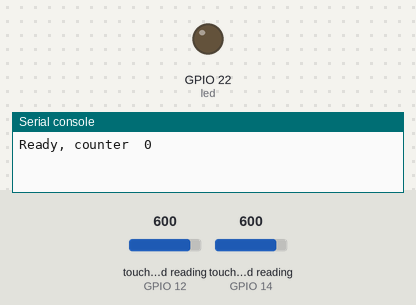
A program run on a simulated ESP32 board running MicroPython. Parts: output pins drawn as LEDs (lit = HIGH), the last lines printed to the serial console. The test bench sets the inputs (shaded band); at power-on: touch-pad reading (sensors on GPIO 14, GPIO 12) 600.

Above: at 1.2 s.
1.3 s: touch-pad reading (sensor on GPIO 14) set to 257
2.8 s: touch-pad reading (sensor on GPIO 14) set to 237
At 3.1 s:
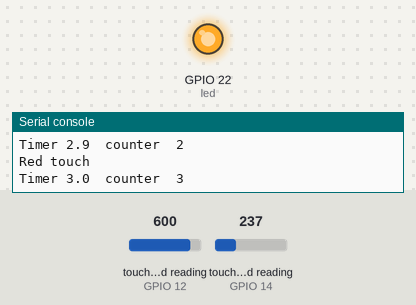
4.3 s: touch-pad reading (sensor on GPIO 12) set to 261
5.8 s: touch-pad reading (sensor on GPIO 12) set to 243
At 6.2 s:
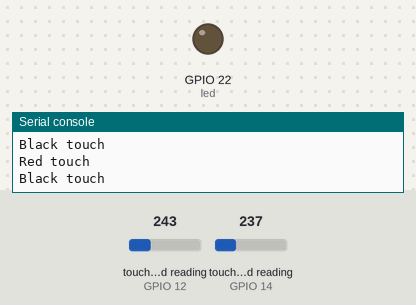
7.4 s: touch-pad reading (sensor on GPIO 12) set to 375
At 7.8 s:
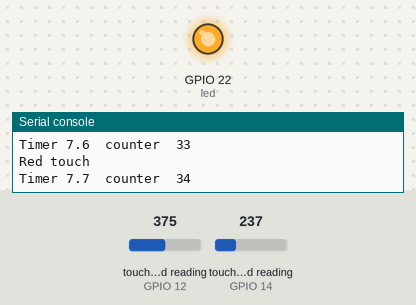
8.9 s: touch-pad reading (sensor on GPIO 12) set to 63
At 9.3 s:
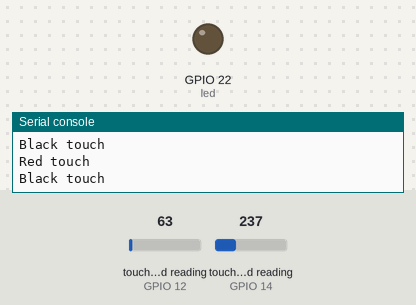
Timing chart, 0 to 11.4 s (numbered marks = the images above; inputs shaded):
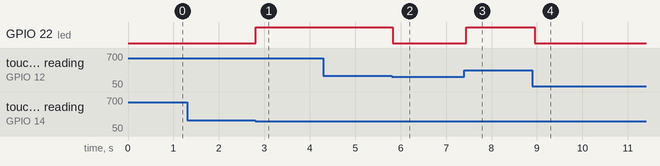

Measured:
- the behaviour switches between 250 and 249 on touch-pad reading (sensor on GPIO 14) (found by bisection; images 0 and 1)
- the behaviour switches between 250 and 249 on touch-pad reading (sensor on GPIO 12) (found by bisection; images 1 and 2)
- after the input at 1.3 s, every drawn part: stays the same
- after the input at 2.8 s, GPIO 22 (led): LOW → HIGH at once
- after the input at 5.8 s, GPIO 22 (led): HIGH → LOW at once
- after the input at 7.4 s, GPIO 22 (led): LOW → HIGH at once
- after the input at 8.9 s, GPIO 22 (led): HIGH → LOW after 0.05 s

The program:

touchpads.py
```python
import machine
from machine import TouchPad, Pin
import esp32
import time

counter = 0
max_count = 100
min_count = 0

def s1_down(p):
    global counter
    val_red = t_red.read();
    if (val_red < 250):
        led.on()
        print ("Red touch")
        if counter<max_count:
            counter+=1;


def s2_down(p):
    global counter
    val_black = t_black.read();
    if (val_black < 250):
        led.off()
        print ("Black touch")
        if counter >min_count:
          counter-=1;


t_red = TouchPad(Pin(14))
t_red.config(250)               # configure the threshold at which the pin is considered touched
#t_red.irq(trigger=Pin.IRQ_FALLING, handler=s1_down)

t_black = TouchPad(Pin(12))
t_black.config(250)               # configure the threshold at which the pin is considered touched
#t_black.irq(trigger=Pin.IRQ_FALLING, handler=s2_down)

led = Pin(22, Pin.OUT)

timer = 0.0


print("Ready, counter ", counter)
last_count = counter
while True:
    time.sleep_ms(100)
    #print("Timer", timer, ' counter ', counter);
    timer+=0.1
    s1_down(t_red)
    s2_down(t_black)
    if (counter != last_count):
        print("Timer", timer, ' counter ', counter);
        last_count = counter
    """
    val_red = t_red.read();
    val_black = t_black.read();
    if (val_red < 250): led.on()
    if (val_black < 250): led.off()
    #print("red: "+str(val_red))
    #print("black: "+str(val_black))
    """

esp32.wake_on_touch(True)
machine.lightsleep()  
```
